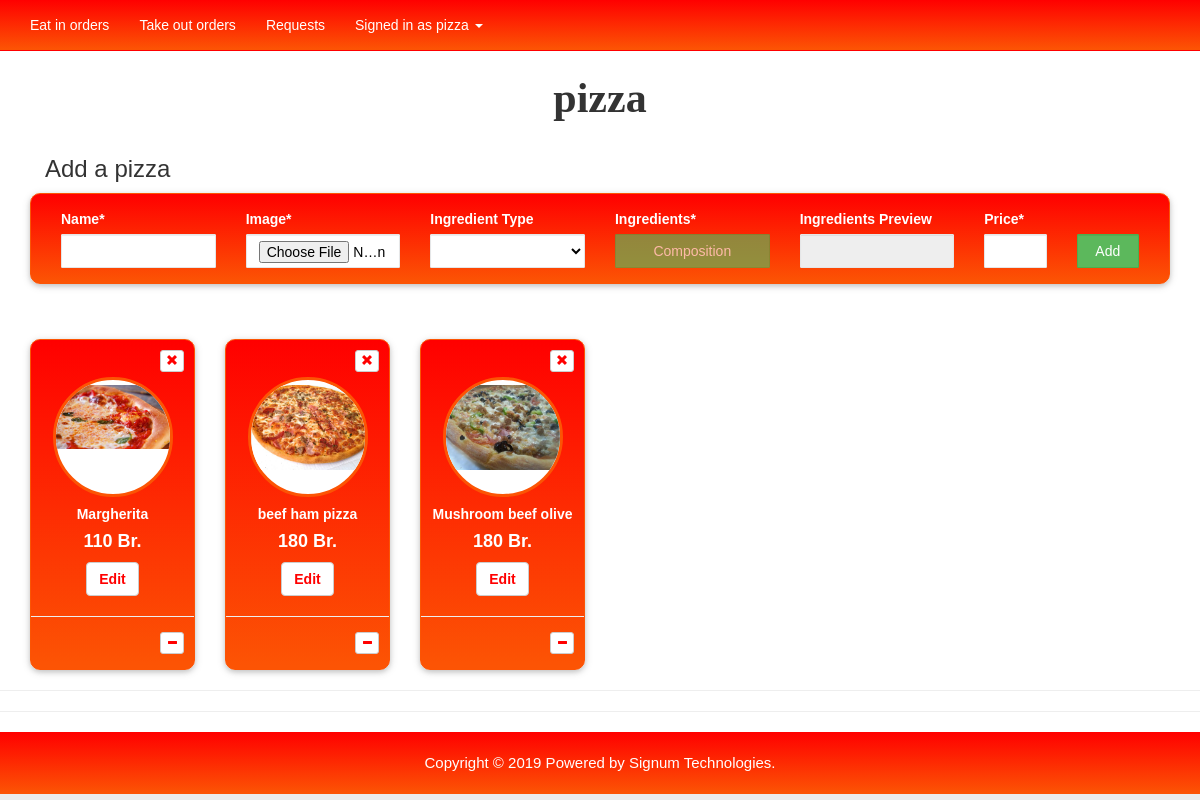
Screenshot of /admin/menu?cat=30 (signed in) with the database file from the repository.
### tables this page shows
CREATE TABLE IF NOT EXISTS `category` (
  `id` int(11) NOT NULL AUTO_INCREMENT,
  `cat_name` varchar(255) NOT NULL,
  `kit_id` int(11) NOT NULL DEFAULT '1',
  PRIMARY KEY (`id`),
  KEY `category_ibfk_1` (`kit_id`)
);

CREATE TABLE IF NOT EXISTS `menu` (
  `id` int(11) NOT NULL AUTO_INCREMENT,
  `item_name` varchar(255) NOT NULL,
  `item_pic` varchar(255) NOT NULL,
  `cat_id` int(11) NOT NULL,
  `ing_type` tinyint(4) NOT NULL,
  `composition` text NOT NULL,
  `price` int(11) NOT NULL,
  `featured` tinyint(4) NOT NULL DEFAULT '1',
  PRIMARY KEY (`id`),
  KEY `cat_id` (`cat_id`)
);

### helpers/helpers.php (called while the page is built, shortened)
<?php
function sanitize($dirty){
	return htmlentities($dirty);
}
function cash($number){
	return $number.' Br.';
}
function has_permission($permission='admin'){
	global $user_data;
	$permissions=explode(',', $user_data['permission'] );
	if(in_array($permission, $permissions)){
		return true;
	}
	return false;
}
	?>

### core/init.php (called while the page is built, shortened)
<?php
$db= mysqli_connect("127.0.0.1","root","","res_automation");
require_once BASEURL.'\menu\helpers\helpers.php';
if(isset($_SESSION['SBuser'])){
	$user_id=$_SESSION['SBuser'];
	$squery=$db->query("SELECT * FROM users WHERE id='$user_id'");
	$user_data=mysqli_fetch_assoc($squery);
	$fn=explode(' ', $user_data['full_name']);
	$user_data['first']=$fn[0];
	if(sizeof($fn)==2){
		$user_data['last']=$fn[1];
	}
}

### admin/menu.php (the view, shortened to what this page needs)
<?php
require_once "../core/init.php";
include "includes/head.php";
if (isset($_GET['cat'])&&!empty($_GET['cat'])) {
	$cat_id=sanitize($_GET['cat']);
	$cat_query=$db->query("SELECT * FROM category WHERE id='$cat_id'");
	$cat_result=mysqli_fetch_assoc($cat_query);
	$menu_query=$db->query("SELECT * FROM menu WHERE cat_id='$cat_id'");
?>
<div class="container-fluid">
	<div class="row" style="padding-top: 75px; padding-bottom: 10px;">
		<h1 class="text-center" style="font-family: 'Rockwell'; font-size: 3em"><b><?=$cat_result['cat_name'];?></b></h1>
	</div>
	<div class="row" style="margin: 15px">
		<?php if(isset($_GET['edit'])){ ?>
			<div class="col-md-12"><h3>Editing - <span style="color: green"><?=$edit_result['item_name'];?></span></h3></div>
		<?php }else{ ?>
			<div class="col-md-12"><h3>Add a <?=rtrim($cat_result['cat_name'],'s');?></h3></div>
		<?php }?>
		<div class="col-md-12 review2" style=" border-radius: 10px;box-shadow:0 2px 5px 0 rgba(0, 0, 0, 0.16), 0 2px 10px 0 rgba(0, 0, 0, 0.12); padding-top: 15px;padding-bottom: 15px; ">
			<form class="form-group" action="menu.php?cat=<?=$cat_id;?><?=(isset($_GET['edit']))?'&edit='.$edit_id:'';?>" method="post" enctype="multipart/form-data">
				<div class="col-md-2"><label for="name">Name*</label><input type="text" name="sub" class="form form-control" value="<?=isset($_GET['edit'])? $edit_result['item_name']:'';?>" style="color: black"></div>
				<div class="col-md-2"><label for="photo"><?=(isset($_GET['edit']))?'Add new ':'';?>Image*</label><input type="file" class="form-control"  accept="image/*" capture="camera" name="photo" style="color: black"></div>
				<div class="col-md-2"><label for="ing_type"><?=(isset($_GET['edit']))?'Add new ':'';?>Ingredient Type</label>
					<select class="form-control" id="ing_type" name="ing_type" style="color:black">
						<option value=""></option>
						<option value="1">Quantitative</option>
					</select>
				</div>
				<div class="col-md-2"><label for="name">Ingredients*</label><button name="comp" id="comp" class="btn btn-primary form-control"  onclick="jQuery('#compModal').modal('toggle'); return false;" style="background-color: #5cb85c;border-color:#4cae4c; color: white;" disabled="ture">Composition</button></div>
				<div class="col-md-2"><label for="name">Ingredients Preview</label><input type="text" value="<?=(isset($_GET['edit'])? $edit_comp_string : '');?>" id="comps" name="comps" class="form form-control" style="color: black"  readonly></div>
				<div class="col-md-1"><label for="name">Price*</label><input type="number" name="price" value="<?=(isset($_GET['edit'])? $edit_result['price'] : '');?>" class="form-control" style="color: black" min="0"></div>
				<div class="col-md-1"><button name="add-sub" class="btn btn-primary form-control" style="background-color: #5cb85c;border-color:#4cae4c; color: white;margin-top: 25px" ><?=(isset($_GET['edit']))?'Edit':'Add';?></button></div>
			</form>
		</div>
	</div>
	<div class="row text-center" style="padding-top: 5px">
		<div class="col-md-12 col-sm-12 col-xs-12" style="padding-top: 15px;">
			<?php while($menu_item=mysqli_fetch_assoc($menu_query)): ?>
				<div class="col-md-2 col-sm-12 col-xs-12" style="padding-top: 20px">
					<div class="<?=($menu_item['featured']==1)?'review2':'unfeature';?>" style=" border-radius: 10px;box-shadow:0 2px 5px 0 rgba(0, 0, 0, 0.16), 0 2px 10px 0 rgba(0, 0, 0, 0.12); padding-top: 15px;padding-bottom: 15px; ">
						<div style="padding-bottom: 5px;padding-right: 10px;margin-top: -5px" class="text-right">
							<a href="menu?cat=<?=$cat_id;?>&delete=<?=$menu_item['id'];?>" onClick="return confirm('Are you sure you want to remove this item from you Burgers?')" class="btn btn-default btn-xs " ><span class="glyphicon glyphicon-remove"  style="color:red"></span></a>
						</div>
						<div style="border: 3px solid rgba(252,84,4,1);width:120px; height:120px ; margin: 0% auto; border-radius: 50%; overflow: hidden; background-color: white;">
							<img src="<?='../'.$menu_item['item_pic'];?>" alt="" style="width: 150px; height: auto; padding-top: 5px">
						</div>
						<h5 class="text-center" style="color: white; padding-top:10px"><b><?=$menu_item['item_name'];?></b></h5>
						<h4 class="text-center" style="color: white"><b><?=cash($menu_item['price']);?></b></h4>
						<a href="menu?cat=<?=$cat_id;?>&edit=<?=$menu_item['id'];?>" class="btn btn-default" style="color:red"><b>Edit</b></a><hr>
						<div class="text-right" style="padding-right: 10px;margin-top: -5px">
							<a href="menu?cat=<?=$cat_id;?>&featured=<?=($menu_item['featured']==0)?'1':'0';?>&id=<?=$menu_item['id'];?>" class="btn btn-xs btn-default"  style="color: red">
								<span class="glyphicon glyphicon-<?=(($menu_item['featured']==0)? 'plus':'minus') ;?>"></span>
							</a>
						</div>
					</div>
				</div>
			<?php endwhile;?>
		</div>
	</div>
</div>
<?php
}
include "includes/navigation.php";
include "includes/footer.php";
?>

### admin/includes/head.php (shortened to what this page needs)
<!DOCTYPE html>
<html class="no-js" lang="en">
<head>
    <link rel="stylesheet" href="css/bootstrap.css">
    <link rel="stylesheet" href="css/font-awesome.min.css">
    <link rel="stylesheet" href="css/adminpro-custon-icon.css">
    <link rel="stylesheet" href="css/modals.css">
    <link rel="stylesheet" href="css/meanmenu.min.css">
    <link rel="stylesheet" href="css/jquery.mCustomScrollbar.min.css">
    <link rel="stylesheet" href="css/animate.css">
    <link rel="stylesheet" href="css/jvectormap/jquery-jvectormap-2.0.3.css">
    <link rel="stylesheet" href="css/normalize.css">
    <link rel="stylesheet" href="css/datapicker/datepicker3.css">
    <link rel="stylesheet" href="css/charts.css">
    <link rel="stylesheet" href="css/form.css">
    <link rel="stylesheet" href="style.css">
	<link rel="stylesheet" href="css/custom.css">
    <link rel="stylesheet" href="css/responsive.css">
</head>
<body onload="update_queued();update_process();update_takeout();notify();request();check_request();">

### admin/includes/navigation.php (shortened to what this page needs)
<nav class="navbar navbar-default navbar-fixed-top  navbar-inverse navbg" id="navigate">
           <div class="container">
               <div class="row">
                   <div class="collapse navbar-collapse" id="navbarCollapse">
                       <ul class="nav navbar-nav">
                           <?php if(has_permission('Chef')||has_permission('Admin')):?>
                           <li><a href="eatin">Eat in orders</a></li>
                           <li><a href="takeout">Take out orders</a></li>
                           <li><a href="request">Requests</a></li>
                           <?php endif;?>
                            <li class="dropdown pull-right">
                                <a href="#" class="dropdown-toggle" data-toggle="dropdown"> Signed in as <?=$user_data['first'];?>
                                    <span class="caret"></span>
                                </a>
                            </li>
                       </ul>
                   </div>
               </div>
           </div>
       </nav>

### admin/includes/footer.php (shortened to what this page needs)
<hr>
<hr>
    <div class="footer-copyright-area">
        <div class="container-fluid">
            <div class="row">
                <div class="col-lg-12">
                    <div class="footer-copy-right">
                        <p>Copyright &#169; 2019 Powered by <a href="https://signumtechplc.com">Signum Technologies</a>.</p>
                    </div>
                </div>
            </div>
        </div>
    </div>
</body>
</html>

### admin/css/custom.css (style rules this page uses)
#navigate { color: white; background-attachment: scroll; margin-bottom: 0px; }
.navbg { background-color: red; }
.review2 { border: 0.1px solid rgba(252,84,4,1); margin: 0px auto; background-image:linear-gradient(to top, rgba(252,84,4,1) 1%, rgba(255,0,0,1) 100%) ; color:white; }

### rows the page displays
category: cat_name "pizza"
menu: item_pic (picture), item_name "Margherita", price "110 Br.", featured 1 (drawn)
menu: item_pic (picture), item_name "beef ham pizza", price "180 Br.", featured 1 (drawn)
menu: item_pic (picture), item_name "Mushroom beef olive", price "180 Br.", featured 1 (drawn)

### other values shown
$user_data['first'] "pizza"
